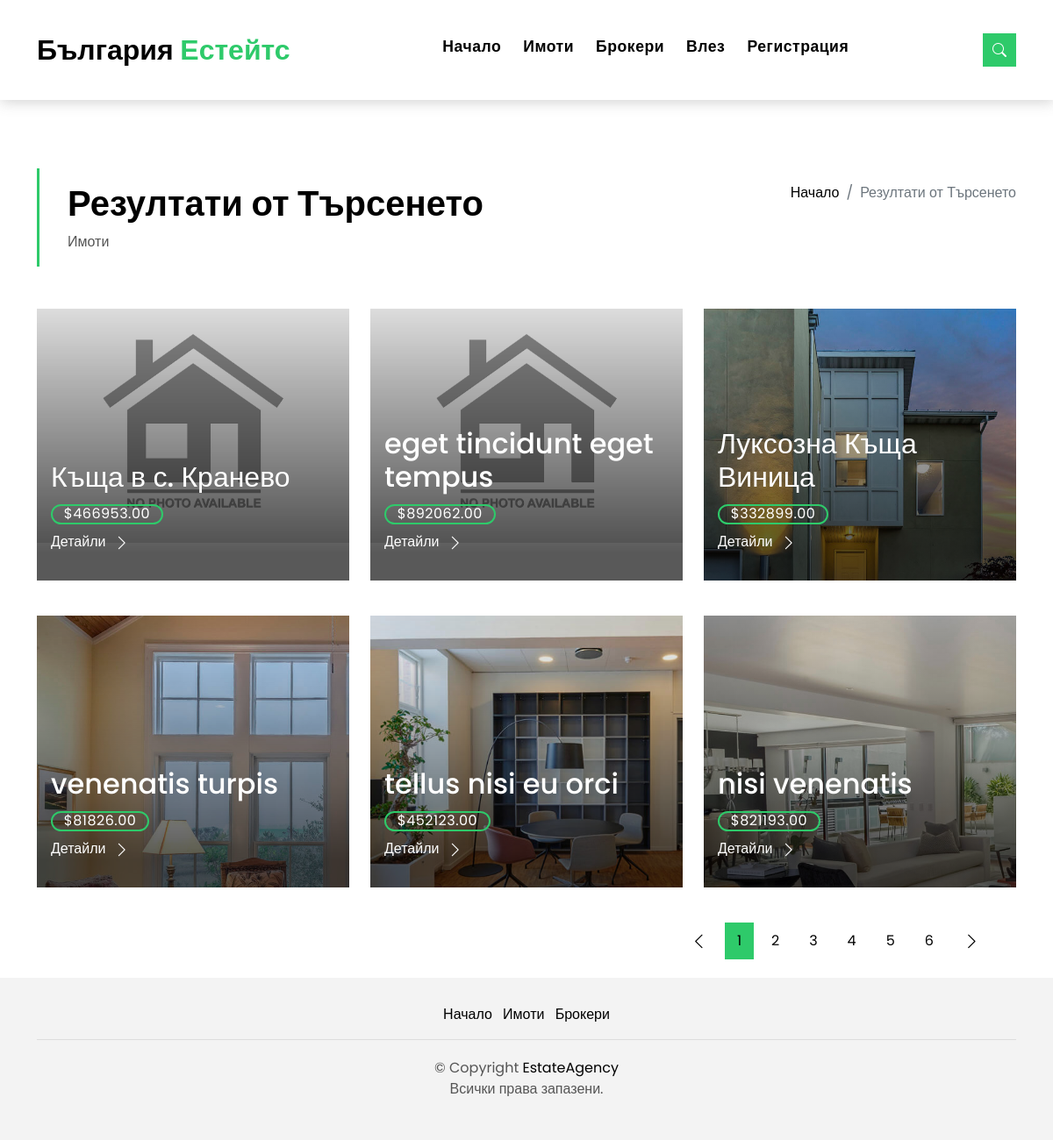
Page /search-results.php on the committed database.
### tables this page shows
CREATE TABLE `real_estates` (
  `id` bigint(20) UNSIGNED NOT NULL,
  `title` varchar(255) NOT NULL,
  `finished_at` date DEFAULT NULL,
  `price` decimal(15,2) UNSIGNED DEFAULT NULL,
  `area` smallint(5) UNSIGNED DEFAULT NULL,
  `type_id` smallint(5) UNSIGNED DEFAULT NULL,
  `construction_id` smallint(5) UNSIGNED DEFAULT NULL,
  `level_id` smallint(5) UNSIGNED DEFAULT NULL,
  `user_id` bigint(20) UNSIGNED DEFAULT NULL,
  `address` varchar(255) DEFAULT NULL,
  `garages` tinyint(3) UNSIGNED DEFAULT NULL,
  `bedrooms` tinyint(3) UNSIGNED DEFAULT NULL,
  `bathrooms` tinyint(3) UNSIGNED DEFAULT NULL,
  `living_rooms` tinyint(3) UNSIGNED DEFAULT NULL,
  `description` text DEFAULT NULL,
  `created_at` datetime DEFAULT NULL
);

CREATE TABLE `real_estate_images` (
  `id` bigint(20) UNSIGNED NOT NULL,
  `path` varchar(255) NOT NULL,
  `real_estate_id` bigint(20) UNSIGNED NOT NULL
);

### public/search-form.php (called while the page is built, shortened)
<?php
require_once('../db/connection.php');
$db = new DB();
?>

### db/connection.php (called while the page is built, shortened)
<?php
class DB
{
    private $connection;
    function __construct()
    {
        $this->connection = new PDO('mysql:host=' . CONFIG['host'] . ';dbname=' . CONFIG['dbname'], CONFIG['user'], CONFIG['password'], [
            PDO::FETCH_ASSOC
        ]);
    }
    public function fetch(string $stm)
    {
        return $this->connection->query($stm)->fetchAll();
    }
    public function first(string $stm)
    {
        return $this->connection->query($stm)->fetch();
    }
    public function __destruct()
    {
        $this->connection = null;
    }
}

### public/search-results.php (the view, shortened to what this page needs)
<?php
include_once('../db/connection.php');
include_once('../helpers/utils.php');
$db = new DB();
$page = (isset($_GET['page']) ? $_GET['page'] : 1);
$limit = 6;
$offset = ($page - 1) * $limit;
$query = "";
list($count) = $db->first('SELECT COUNT(id) as count from real_estates ' . $query);
$maxPage = ceil($count / $limit);
$records = $db->fetch('SELECT * from real_estates ' . $query . ' LIMIT ' . $limit . ' OFFSET ' . $offset);
?>
<?php
include_once('header.php');
?>
<section class="intro-single">
    <div class="container">
        <div class="row">
            <div class="col-md-12 col-lg-8">
                <div class="title-single-box">
                    <h1 class="title-single">Резултати от Търсенето</h1>
                    <span class="color-text-a">Имоти</span>
                </div>
            </div>
            <div class="col-md-12 col-lg-4">
                <nav aria-label="breadcrumb" class="breadcrumb-box d-flex justify-content-lg-end">
                    <ol class="breadcrumb">
                        <li class="breadcrumb-item">
                            <a href="/">Начало</a>
                        </li>
                        <li class="breadcrumb-item active" aria-current="page">
                            Резултати от Търсенето
                        </li>
                    </ol>
                </nav>
            </div>
        </div>
    </div>
</section>
<section class="property-grid grid">
    <div class="container">
        <div class="row">
            <?php
            foreach ($records as $record) {
                $record_id = $record['id'];
                $record_first_image = $db->first("SELECT * FROM real_estate_images WHERE real_estate_id=$record_id");
                if (!$record_first_image) {
                    $path = '/assets/img/no-property-img.png';
                } else {
                    $path = $record_first_image['path'];
                }
            ?>
                <div class="col-md-4">
                    <div class="card-box-a card-shadow">
                        <div class="img-box-a img-box-reset">
                            <img src="<?= $path ?>" alt="" class="img-a img-fluid">
                        </div>
                        <div class="card-overlay">
                            <div class="card-overlay-a-content">
                                <div class="card-header-a">
                                    <h2 class="card-title-a">
                                        <a href="#"><?= $record['title'] ?></a>
                                    </h2>
                                </div>
                                <div class="card-body-a">
                                    <div class="price-box d-flex">
                                        <span class="price-a">$<?= $record['price'] ?></span>
                                    </div>
                                    <a href="/real-estate.php?id=<?= $record['id'] ?>" class="link-a">Детайли
                                        <span class="bi bi-chevron-right"></span>
                                    </a>
                                </div>
                            </div>
                        </div>
                    </div>
                </div>
            <?php
            }
            ?>
            <?= render_pagination($maxPage, $page) ?>
        </div>
</section>
<?php include_once('footer.php'); ?>

### public/header.php (shortened to what this page needs)
<!DOCTYPE html>
<html lang="en">
<head>
  <link href="assets/vendor/animate.css/animate.min.css" rel="stylesheet">
  <link href="assets/vendor/bootstrap/css/bootstrap.min.css" rel="stylesheet">
  <link href="assets/vendor/bootstrap-icons/bootstrap-icons.css" rel="stylesheet">
  <link href="assets/vendor/swiper/swiper-bundle.min.css" rel="stylesheet">
  <link href="assets/css/style.css" rel="stylesheet">
</head>
<body>
  <?php include_once('search-form.php'); ?>
  <div class="header">
    <nav class="navbar navbar-default navbar-trans navbar-expand-lg fixed-top">
      <div class="container">
        <a class="navbar-brand text-brand" href="/">България <span class="color-b">Естейтс</span></a>
        <div class="navbar-collapse collapse justify-content-center" id="navbarDefault">
          <ul class="navbar-nav">
            <li class="nav-item">
              <a class="nav-link" href="/">Начало</a>
            </li>
            <li class="nav-item">
              <a class="nav-link " href="/real-estates.php">Имоти</a>
            </li>
            <li class="nav-item">
              <a class="nav-link " href="/agents.php">Брокери</a>
            </li>
            <?php if (!isset($_SESSION['loggedin'])) { ?>
              <li class="nav-item">
                <a href="/login.php" class="nav-link">Влез</a>
              </li>
              <li class="nav-item"><a href="/register.php" class="nav-link">Регистрация</a></li>
            <?php } ?>
          </ul>
        </div>
        <button type="button" class="btn btn-b-n navbar-toggle-box navbar-toggle-box-collapse" data-bs-toggle="collapse" data-bs-target="#navbarTogglerDemo01">
          <i class="bi bi-search"></i>
        </button>
      </div>
    </nav>

### helpers/utils.php (shortened to what this page needs)
<?php
function render_pagination($maxPage, $page)
{
    $items = [];
    $getParams = $_GET;
    for ($i = 1; $i <= $maxPage; $i++) {
        $active = $i == $page ? 'active' : '';
        $getParams['page'] = $i;
        $link = http_build_query($getParams);
        $items[] = '<li class="page-item ' . $active . '"><a class="page-link" href="?' . $link . '">' . $i . '</a></li>';
    }
    $finalItems = implode('', $items);
    $getParams['page'] = max($page - 1, 1);
    $prevLink =  http_build_query($getParams);
    $getParams['page'] =  min($page + 1, $maxPage);
    $nextLink =  http_build_query($getParams);
    $component = '<div class="row">';
    $component .= '<div class="col-sm-12">';
    $component .= '<nav class="pagination-a">';
    $component .= '<ul class="pagination justify-content-end">';
    $component .= '<li class="page-item"><a class="page-link" href="?' . $prevLink . '"><span class="bi bi-chevron-left"></span> </a></li>';
    $component .= $finalItems;
    $component .= '<li class="page-item "><a class="page-link" href="?' . $nextLink . '"><span class="bi bi-chevron-right"></span></a></li>';
    $component .= '</ul>';
    $component .= '</nav>';
    $component .= '</div>';
    $component .= '</div>';
    return $component;
}

### public/footer.php (shortened to what this page needs)
<footer>
    <div class="container">
      <div class="row">
        <div class="col-md-12">
          <nav class="nav-footer">
            <ul class="list-inline">
              <li class="list-inline-item">
                <a href="/">Начало</a>
              </li>
              <li class="list-inline-item">
                <a href="/real-estates.php">Имоти</a>
              </li>
              <li class="list-inline-item">
                <a href="/agents.php">Брокери</a>
              </li>
            </ul>
          </nav>
          <div class="copyright-footer">
            <p class="copyright color-text-a">
              &copy; Copyright
              <span class="color-a">EstateAgency</span><br> Всички права запазени.
            </p>
          </div>
        </div>
      </div>
    </div>
  </footer>
</body>
</html>

### public/header.php (style rules this page uses)
.img-box-reset { max-height: 310px; min-height: 310px; }

### rows in the picture
real_estates: title "Къща в с. Кранево", price "466953.00"
real_estates: title "eget tincidunt eget tempus", price "892062.00"
real_estates: real_estate_images.path (picture), title "Луксозна Къща Виница", price "332899.00"
real_estates: real_estate_images.path (picture), title "venenatis turpis", price "81826.00"
real_estates: real_estate_images.path (picture), title "tellus nisi eu orci", price "452123.00"
real_estates: real_estate_images.path (picture), title "nisi venenatis", price "821193.00"
